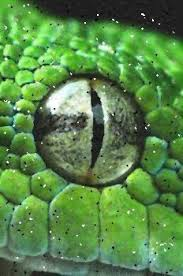
#> input picture LABORATORIOS/5. FRECUENCIA/herby.jfif, 183 x 276 px
$ jupyter execute filtros_tiempo.ipynb
#> lines starting #> are read from the running program, lines starting #| are printed output that depends on the picture
[cell 1]
import cv2
import numpy as np

[cell 2]
image = cv2.imread('herby.jfif')
#> image is the input picture: shape (276, 183, 3); mean B, G, R 72.6, 133.8, 87.7

# Aplicación del filtro de primedio (tamaño de kernel) 7x7
mean_filtered = cv2.blur(image, (5, 5))
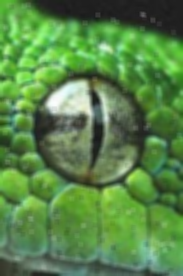
#> mean_filtered: shape (276, 183, 3); mean B, G, R 72.6, 133.8, 87.7

cv2.imshow('Imagen Original', image)
cv2.imshow('Filtro de Promedio (5x5)', mean_filtered)

cv2.imwrite('blurg.jpg', mean_filtered)

cv2.waitKey(0)
cv2.destroyAllWindows()
